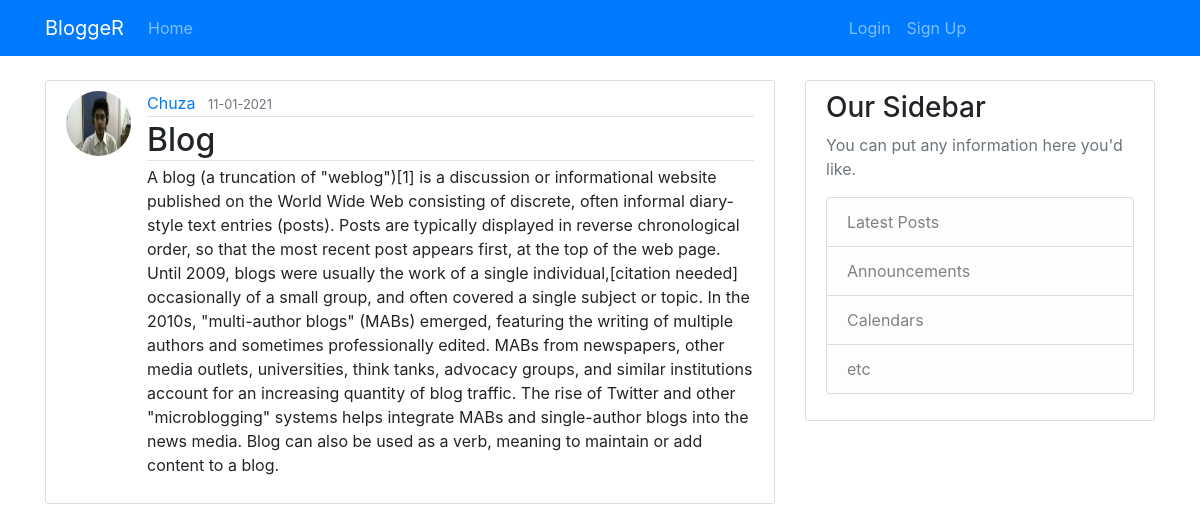
The app's page /post/4 with its own data.
### main/models.py (models this page shows, shortened)
class User(db.Model,UserMixin):
    id = db.Column(db.Integer, primary_key=True)
    username = db.Column(db.String(20), unique=True, nullable=False)
    email = db.Column(db.String(120), unique=True, nullable=False)
    image_file = db.Column(db.String(20), unique=False,
                           nullable=False, default="default.jpg")
    password = db.Column(db.String(60), nullable=False)
    posts = db.relationship('Post',
                            backref=db.backref('author', lazy=True))

class Post(db.Model):
    id = db.Column(db.Integer, primary_key=True)
    title = db.Column(db.String, nullable=False)
    date_posted = db.Column(db.DateTime, nullable=False,
                            default=datetime.utcnow)
    content = db.Column(db.Text, nullable=False)
    user_id = db.Column(db.Integer, db.ForeignKey('user.id'), nullable=False)

### main/routes.py (the view)
@app.route('/post/<int:post_id>')
def post(post_id):
    post=Post.query.get_or_404(post_id)
    return render_template('post.html',title=post.title,post=post)

### main/templates/post.html (shortened to what this page needs)
{%extends "layout.html" %}
{%block content%}
<article class="media content-section">
	<img src="{{url_for('static',filename='picture/'+post.author.image_file)}}" class='rounded-circle article-img'>
	<div class="media-body">
		<div class="article-metadata">
			<a class="mr-2" href="#">{{ post.author.username }}</a>
            <small class="text-muted">{{ post.date_posted.strftime('%d-%m-%Y') }}</small>
		</div>
		<h2 class="article-metadata">{{ post.title }}</h2>
		<p class="article-content">{{ post.content }}</p>
	</div>
</article>
{%endblock content%}

### main/static/main.css (style rules this page uses)
body { background: #fafafa; color: #333333; margin-top: 5rem; }
h1, h2, h3, h4, h5, h6 { color: #444444; }
.content-section { background: #ffffff; padding: 10px 20px; border: 1px solid #dddddd; border-radius: 3px; margin-bottom: 20px; }
.article-content { white-space: pre-line; }
.article-img { height: 65px; width: 65px; margin-right: 16px; }
.article-metadata { padding-bottom: 1px; margin-bottom: 4px; border-bottom: 1px solid #e3e3e3 }

### records on screen
User: image_file (picture), author.username "Chuza"
Post: date_posted "11-01-2021", title "Blog", content "A blog (a truncation of \"weblog\")[1] is a discussion or informational website published on the World Wide Web consisting of discrete, often informal diary-style text entries (posts). Posts are typically displayed in reverse chronological order, so that the most recent post appears first, at the top of the web page. Until 2009, blogs were usually the work of a single individual,[citation needed] occasionally of a small group, and often covered a single subject or topic. In the 2010s, \"multi-author blogs\" (MABs) emerged, featuring the writing of multiple authors and sometimes professionally edited. MABs from newspapers, other media outlets, universities, think tanks, advocacy groups, and…"
